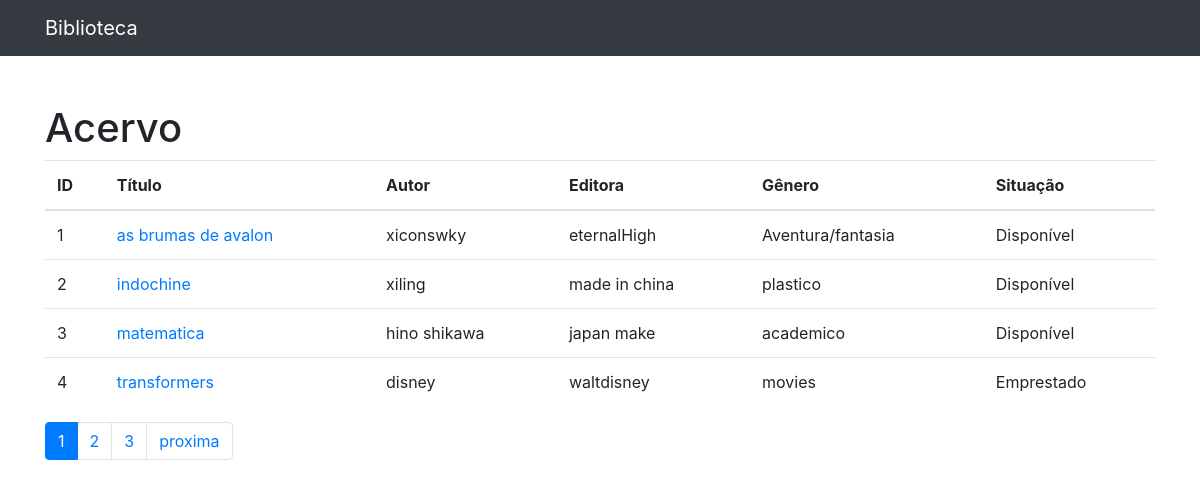
The page / on the database its author committed.
### titulos/models.py (models this page shows, shortened)
class Titulo(models.Model):
    livro = models.CharField(max_length=255)
    autor = models.CharField(max_length=255)
    editora = models.CharField(max_length=255)
    genero = models.CharField(max_length=255)
    descricao = models.TextField(max_length=750, blank=True)
    pub = models.DateField()
    data_emprestimo = models.DateTimeField()
    data_devolucao = models.DateTimeField()
    sit = models.ForeignKey(Sit, on_delete=models.DO_NOTHING)

class Sit(models.Model):
    situ = models.CharField(max_length=15)
    def __str__(self):
        return self.situ

### titulos/views.py (the view)
# urls.py: path('',views.index, name='index'),
def index(request):
    titulos = Titulo.objects.all()
    paginator= Paginator(titulos,4)
    page= request.GET.get('p')
    titulos= paginator.get_page(page)
    return render(request, 'titulos/index.html', {
        'titulo': titulos })

### titulos/templates/titulos/index.html (shortened to what this page needs)
{% extends 'base.html' %}
{% block conteudo %}
<h1 class="mt-5">Acervo</h1>
<table class="table">
  <thead>
    <tr>
      <th>ID</th>
      <th>Título</th>
      <th>Autor</th>
      <th>Editora</th>
      <th>Gênero</th>
      <th>Situação</th>
    </tr>
  </thead>
  <tbody>
    {% for titulo in titulo  %}
      <tr>
        <td>
          <a>{{ titulo.id}}</a>
        </td>
          <td>
            <a href="{% url 'specs' titulo.id %}"> {{titulo.livro}}</a>
          </td>
          <td>
            <a>{{ titulo.autor}}</a>
          </td>
          <td>
            <a>{{titulo.editora}}</a>
            </td>
          <td>{{titulo.genero}}</td>
          <td>{{titulo.sit}}</td>
      </tr>
    {% endfor %}
  </tbody>
</table>
<nav aria-label="Page navigation example">
  <ul class="pagination">
    {% for pagina in titulo.paginator.page_range%}
        {% if titulo.number == pagina%}
        <li class="page-item active">
          <a class="page-link" href="?p={{ pagina }}&termo={{ request.GET.termo }}">{{pagina}}</a>
        </li>
        {% else%}
          <li class="page-item">
          <a class="page-link" href="?p={{ pagina}}&termo={{ request.GET.termo }}">{{pagina}}</a>
        </li>
        {% endif %}
        {%endfor%}
    {% if titulo.has_next  %}
    <li class="page-item ">
      <a class="page-link" href="?p={{titulo.next_page_number }}&termo={{ request.GET.termo }}">proxima</a>
    </li>
    {%endif%}
  </ul>
</nav>
{% endblock%}

### templates/base.html (shortened to what this page needs)
{% load static %}
<!DOCTYPE html>
<html lang="pt">
<head>
    {% include 'parciais/_head.html' %}
</head>
<body>
 {% include 'parciais/_nav.html' %}
  <div class="container">
    <div class="row">
      <div class="col-lg-12">
       {%block conteudo %} {%endblock%}
      </div>
    </div>
  </div>
</body>
</html>

### templates/parciais/_head.html (shortened to what this page needs)
{%load static%}
<link href="{% static 'vendor/bootstrap/css/bootstrap.min.css'%}" rel="stylesheet">

### templates/parciais/_nav.html (shortened to what this page needs)
 <nav class="navbar navbar-expand-lg navbar-dark bg-dark static-top">
    <div class="container">
      <a class="navbar-brand" href="{% url 'index' %}">Biblioteca</a>
    </div>
  </nav>

### rows shown on the page
Titulo: id "1", livro "as brumas de avalon", autor "xiconswky", editora "eternalHigh", genero "Aventura/fantasia", sit "Disponível"
Titulo: id "2", livro "indochine", autor "xiling", editora "made in china", genero "plastico", sit "Disponível"
Titulo: id "3", livro "matematica", autor "hino shikawa", editora "japan make", genero "academico", sit "Disponível"
Titulo: id "4", livro "transformers", autor "disney", editora "waltdisney", genero "movies", sit "Emprestado"

### other values the page prints
{{ pagina }} "1"
{{ pagina }} "2" "3"
